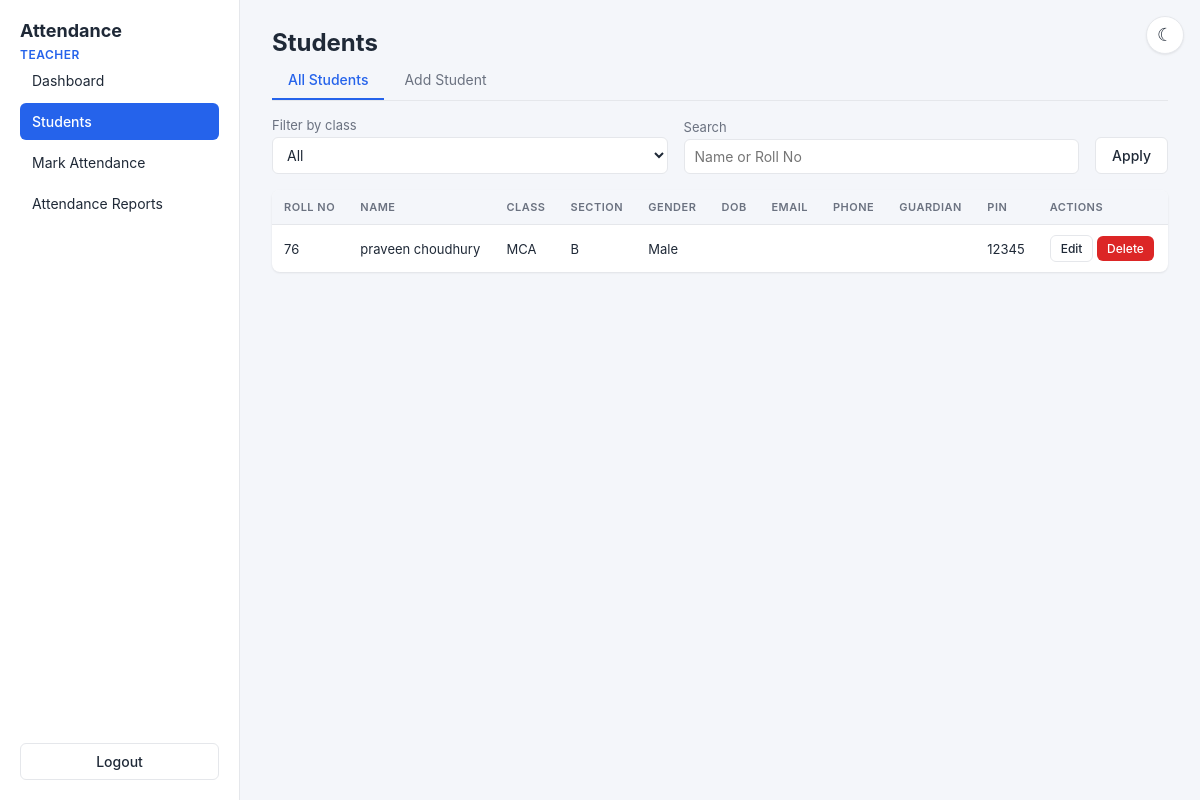
/students (signed in), run on the app's committed database.
### tables this page shows
CREATE TABLE students (
                id INTEGER PRIMARY KEY AUTOINCREMENT,
                roll_no TEXT NOT NULL UNIQUE,
                name TEXT NOT NULL,
                class_name TEXT NOT NULL,
                section TEXT,
                gender TEXT,
                date_of_birth TEXT,
                email TEXT,
                phone TEXT,
                guardian_name TEXT,
                address TEXT,
                pin TEXT,
                created_at TEXT DEFAULT CURRENT_TIMESTAMP
            );

### app.py (the view)
@app.route("/students")
def students_list():
    redir = require_teacher()
    if redir:
        return redir
    db = get_db()
    class_filter = request.args.get("class", "All")
    search = (request.args.get("q") or "").strip()
    query = "SELECT * FROM students WHERE 1=1"
    params = []
    if class_filter and class_filter != "All":
        query += " AND class_name = ?"
        params.append(class_filter)
    if search:
        query += " AND (name LIKE ? OR roll_no LIKE ?)"
        params += [f"%{search}%", f"%{search}%"]
    query += " ORDER BY class_name, roll_no"
    students = db.execute(query, params).fetchall()
    return render_template(
        "students_list.html",
        students=students,
        classes=fetch_classes(),
        class_filter=class_filter,
        search=search,
    )

### app.py (called while the page is built)
def get_db():
    if "db" not in g:
        g.db = sqlite3.connect(DB_PATH)
        g.db.row_factory = sqlite3.Row
        g.db.execute("PRAGMA foreign_keys = ON")
    return g.db

def fetch_classes():
    db = get_db()
    rows = db.execute("SELECT DISTINCT class_name FROM students ORDER BY class_name").fetchall()
    return [r["class_name"] for r in rows]

def require_teacher():
    if session.get("role") != "teacher":
        return redirect(url_for("login"))
    return None

@app.context_processor
def inject_user():
    student = None
    if session.get("role") == "student" and session.get("student_id"):
        student = fetch_student_by_id(session["student_id"])
    return {"current_role": session.get("role"), "current_student": student}

### templates/students_list.html (shortened to what this page needs)
{% extends "_shell.html" %}
{% set active_page = 'students' %}
{% block content %}
<h1>Students</h1>
<div class="tabs">
  <a class="tab active" href="{{ url_for('students_list') }}">All Students</a>
  <a class="tab" href="{{ url_for('students_add') }}">Add Student</a>
</div>
<form method="get" action="{{ url_for('students_list') }}">
  <div class="row">
    <label class="grow">Filter by class
      <select name="class" onchange="this.form.submit()">
        <option value="All" {% if class_filter == 'All' %}selected{% endif %}>All</option>
      </select>
    </label>
    <label class="grow">Search
      <input type="text" name="q" value="{{ search }}" placeholder="Name or Roll No" />
    </label>
    <button type="submit" class="btn btn-outline">Apply</button>
  </div>
</form>
<div class="table-wrap">
  <table>
    <thead>
      <tr>
        <th>Roll No</th><th>Name</th><th>Class</th><th>Section</th>
        <th>Gender</th><th>DOB</th><th>Email</th><th>Phone</th>
        <th>Guardian</th><th>PIN</th><th>Actions</th>
      </tr>
    </thead>
    <tbody>
      {% if students %}
        {% for s in students %}
          <tr>
            <td>{{ s['roll_no'] }}</td>
            <td>{{ s['name'] }}</td>
            <td>{{ s['class_name'] }}</td>
            <td>{{ s['section'] or '' }}</td>
            <td>{{ s['gender'] or '' }}</td>
            <td>{{ s['date_of_birth'] or '' }}</td>
            <td>{{ s['email'] or '' }}</td>
            <td>{{ s['phone'] or '' }}</td>
            <td>{{ s['guardian_name'] or '' }}</td>
            <td>{{ s['pin'] or '' }}</td>
            <td>
              <a class="btn btn-outline btn-sm" href="{{ url_for('students_edit', sid=s['id']) }}">Edit</a>
              <form class="action-form" method="post" action="{{ url_for('students_delete', sid=s['id']) }}"
                    onsubmit="return confirm('Delete this student? This will also delete their attendance records.');">
                <button type="submit" class="btn btn-danger btn-sm">Delete</button>
              </form>
            </td>
          </tr>
        {% endfor %}
      {% else %}
        <tr><td colspan="11" class="muted" style="text-align:center; padding:20px">No students found.</td></tr>
      {% endif %}
    </tbody>
  </table>
</div>
{% endblock %}

### static/styles.css (style rules this page uses)
:root { --bg: #f4f6fa; --surface: #ffffff; --surface-2: #f4f6fa; --text: #1f2937; --muted: #6b7280; --border: #e5e7eb; --input-bg: #ffffff; --row-hover: #fafbfc; --primary: #2563eb; --primary-hover: #1d4ed8; --success: #16a34a; --warn: #f59e0b; --danger: #dc2626; --flash-error-bg: #fef2f2; --flash-error-border: #fecaca; --flash-success-bg: #f0fdf4; --flash-success-border: #bbf7d0; --shadow: 0 1px 3px rgba(0,0,0,.05), 0 1px 2px rgba(0,0,0,.04); }
html { color-scheme: light; }
* { box-sizing: border-box; }
html, body { height: 100%; }
body { margin: 0; font-family: -apple-system, BlinkMacSystemFont, "Segoe UI", Roboto, sans-serif; font-size: 14px; color: var(--text); background: var(--bg); }
a { color: var(--primary); text-decoration: none; }
button { font-family: inherit; cursor: pointer; }
input, select, textarea { font-family: inherit; font-size: 14px; padding: 8px 10px; border: 1px solid var(--border); border-radius: 6px; background: var(--input-bg); color: var(--text); width: 100%; }
label { display: block; font-size: 13px; color: var(--muted); margin-bottom: 12px; }
label > input, label > select, label > textarea { margin-top: 4px; color: var(--text); }
.btn { display: inline-block; border: none; padding: 9px 16px; border-radius: 6px; font-size: 14px; font-weight: 500; text-decoration: none; transition: background .15s, color .15s, border-color .15s; }
.btn-outline { background: var(--surface); color: var(--text); border: 1px solid var(--border); }
.btn-danger { background: var(--danger); color: #fff; }
.btn-sm { padding: 5px 10px; font-size: 12px; }
.main h1 { margin: 0 0 4px; font-size: 24px; }
.row { display: flex; gap: 16px; margin-bottom: 16px; align-items: flex-end; flex-wrap: wrap; }
.row > label { flex: 1; min-width: 180px; margin-bottom: 0; }
.row > .grow { flex: 1; }
.row > .btn { margin-bottom: 0; }
.tabs { display: flex; gap: 4px; border-bottom: 1px solid var(--border); margin-bottom: 16px; }
.tab { padding: 10px 16px; border-bottom: 2px solid transparent; font-size: 14px; color: var(--muted); text-decoration: none; }
.tab.active { color: var(--primary); border-bottom-color: var(--primary); font-weight: 500; }
.table-wrap { background: var(--surface); border-radius: 8px; box-shadow: var(--shadow); overflow-x: auto; margin-top: 12px; }
table { width: 100%; border-collapse: collapse; }
th, td { padding: 10px 12px; text-align: left; border-bottom: 1px solid var(--border); font-size: 13px; white-space: nowrap; }
th { background: var(--surface-2); font-weight: 600; color: var(--muted); text-transform: uppercase; font-size: 11px; letter-spacing: .5px; }
tbody tr:last-child td { border-bottom: none; }
.action-form { display: inline; }

### data on the page
students: roll_no "76", name "praveen choudhury", class_name "MCA", section "B", gender "Male", pin "12345"

### other printed values
{{ 'Teacher' if current_role == 'teacher' else 'Student' }} "TEACHER"
